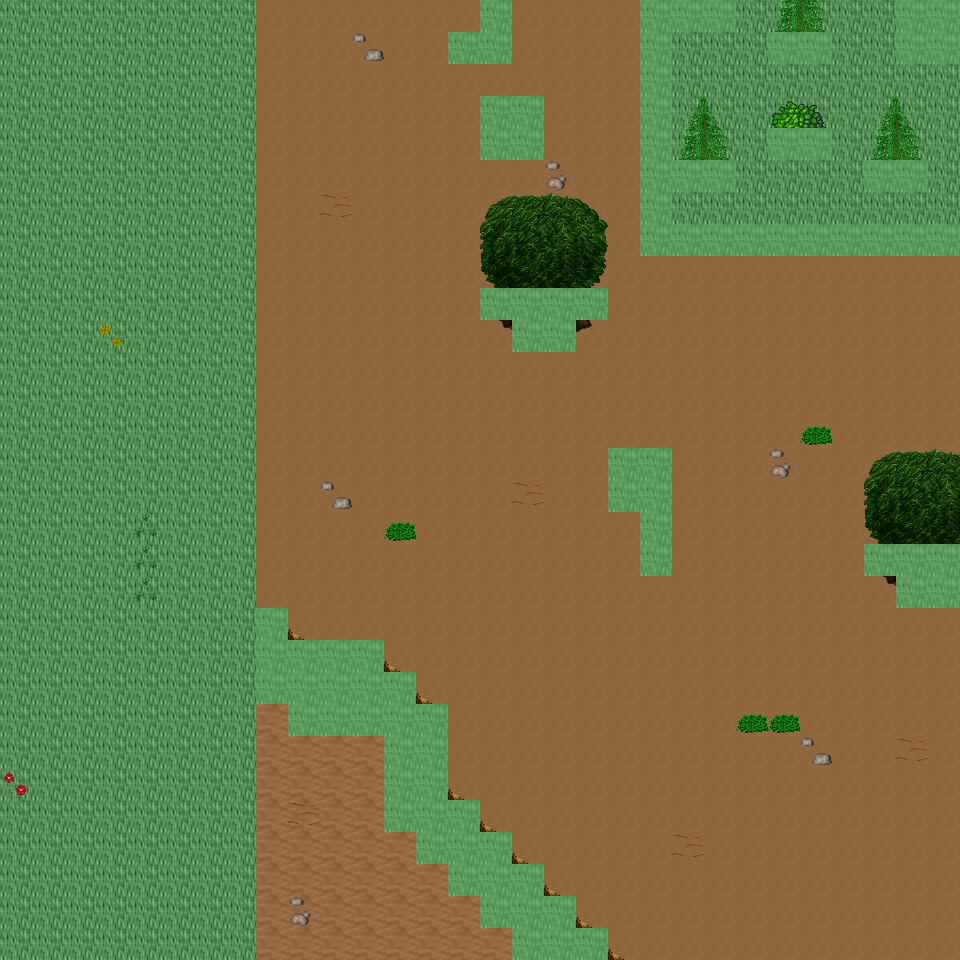

Below is a game level as drawn by its tile map, then a one-line description and the .tmx that defines it (tile-layer data replaced by summaries):
An orthogonal 30x30 tile map with 32x32 px tiles, 6 tile layers (Ground, Object, Object2, Above, ...), 37 tilesets and 6 objects (6x mapExit).

<map version="1.0" orientation="orthogonal" renderorder="right-down" width="30" height="30" tilewidth="32" tileheight="32" nextobjectid="7">
  <tileset firstgid="1" name="tileset_ground_ground" tilewidth="32" tileheight="32" tilecount="33" columns="3">
    <image source="../drawable/tileset_ground_ground.png" width="96" height="352" />
  </tileset>
  <tileset firstgid="34" name="tileset_ground_ridge_earth_dark" tilewidth="32" tileheight="32" tilecount="96" columns="12">
    <image source="../drawable/tileset_ground_ridge_earth_dark.png" width="384" height="256" />
  </tileset>
  <tileset firstgid="130" name="tileset_ground_ridge_earth_pale" tilewidth="32" tileheight="32" tilecount="96" columns="12">
    <image source="../drawable/tileset_ground_ridge_earth_pale.png" width="384" height="256" />
  </tileset>
  <tileset firstgid="226" name="tileset_ground_earth_edges" tilewidth="32" tileheight="32" tilecount="18" columns="6">
    <image source="../drawable/tileset_ground_earth_edges.png" width="192" height="96" />
  </tileset>
  <tileset firstgid="244" name="tileset_ground_rock_pebbles" tilewidth="32" tileheight="32" tilecount="3" columns="1">
    <image source="../drawable/tileset_ground_rock_pebbles.png" width="32" height="96" />
  </tileset>
  <tileset firstgid="247" name="tileset_plant_grasses" tilewidth="32" tileheight="32" tilecount="6" columns="3">
    <image source="../drawable/tileset_plant_grasses.png" width="96" height="64" />
  </tileset>
  <tileset firstgid="253" name="tileset_plant_flower_daisy_yellow" tilewidth="32" tileheight="32" tilecount="8" columns="2">
    <image source="../drawable/tileset_plant_flower_daisy_yellow.png" width="64" height="128" />
  </tileset>
  <tileset firstgid="261" name="tileset_plant_bush_bushes" tilewidth="32" tileheight="32" tilecount="10" columns="5">
    <image source="../drawable/tileset_plant_bush_bushes.png" width="160" height="64" />
  </tileset>
  <tileset firstgid="271" name="tileset_plant_flower_daisy_red" tilewidth="32" tileheight="32" tilecount="8" columns="2">
    <image source="../drawable/tileset_plant_flower_daisy_red.png" width="64" height="128" />
  </tileset>
  <tileset firstgid="279" name="tileset_plant_tree_tree_darkgreen" tilewidth="32" tileheight="32" tilecount="88" columns="8">
    <image source="../drawable/tileset_plant_tree_tree_darkgreen.png" width="256" height="352" />
  </tileset>
  <tileset firstgid="367" name="tileset_plant_flower_daisy_blue" tilewidth="32" tileheight="32" tilecount="8" columns="2">
    <image source="../drawable/tileset_plant_flower_daisy_blue.png" width="64" height="128" />
  </tileset>
  <tileset firstgid="375" name="tileset_item_corpse_skull_pale" tilewidth="32" tileheight="32" tilecount="2" columns="2">
    <image source="../drawable/tileset_item_corpse_skull_pale.png" width="64" height="32" />
  </tileset>
  <tileset firstgid="377" name="tileset_plant_vine" tilewidth="32" tileheight="32" tilecount="3" columns="1">
    <image source="../drawable/tileset_plant_vine.png" width="32" height="96" />
  </tileset>
  <tileset firstgid="380" name="tileset_plant_flower_daisy_white" tilewidth="32" tileheight="32" tilecount="8" columns="2">
    <image source="../drawable/tileset_plant_flower_daisy_white.png" width="64" height="128" />
  </tileset>
  <tileset firstgid="388" name="tileset_item_corpse_huge_animal" tilewidth="32" tileheight="32" tilecount="16" columns="2">
    <image source="../drawable/tileset_item_corpse_huge_animal.png" width="64" height="256" />
  </tileset>
  <tileset firstgid="404" name="tileset_building_fence_fence_chunky" tilewidth="32" tileheight="32" tilecount="21" columns="3">
    <image source="../drawable/tileset_building_fence_fence_chunky.png" width="96" height="224" />
  </tileset>
  <tileset firstgid="425" name="tileset_ground_eye" tilewidth="32" tileheight="32" tilecount="9" columns="3">
    <image source="../drawable/tileset_ground_eye.png" width="96" height="96" />
  </tileset>
  <tileset firstgid="434" name="tileset_logic_creature_gnome" tilewidth="32" tileheight="32" tilecount="6" columns="6">
    <image source="../drawable/tileset_logic_creature_gnome.png" width="192" height="32" />
  </tileset>
  <tileset firstgid="440" name="tileset_logic_creature_animal" tilewidth="32" tileheight="32" tilecount="32" columns="8">
    <image source="../drawable/tileset_logic_creature_animal.png" width="256" height="128" />
  </tileset>
  <tileset firstgid="472" name="tileset_logic_collision" tilewidth="32" tileheight="32" tilecount="1" columns="1">
    <image source="../drawable/tileset_logic_collision.png" width="32" height="32" />
  </tileset>
  <tileset firstgid="473" name="tileset_plant_tree_taller_trees" tilewidth="32" tileheight="32" tilecount="32" columns="8">
    <image source="../drawable/tileset_plant_tree_taller_trees.png" width="256" height="128" />
  </tileset>
  <tileset firstgid="505" name="tileset_plant_tree_spruce" tilewidth="32" tileheight="32" tilecount="6" columns="2">
    <image source="../drawable/tileset_plant_tree_spruce.png" width="64" height="96" />
  </tileset>
  <tileset firstgid="511" name="tileset_ground_blue_paving" tilewidth="32" tileheight="32" tilecount="2" columns="1">
    <image source="../drawable/tileset_ground_blue_paving.png" width="32" height="64" />
  </tileset>
  <tileset firstgid="513" name="tileset_ground_grass_edges" tilewidth="32" tileheight="32" tilecount="36" columns="12">
    <image source="../drawable/tileset_ground_grass_edges.png" width="384" height="96" />
  </tileset>
  <tileset firstgid="549" name="tileset_ground_grass_corners" tilewidth="32" tileheight="32" tilecount="24" columns="6">
    <image source="../drawable/tileset_ground_grass_corners.png" width="192" height="128" />
  </tileset>
  <tileset firstgid="573" name="tileset_logic_item_fruits" tilewidth="32" tileheight="32" tilecount="10" columns="10">
    <image source="../drawable/tileset_logic_item_fruits.png" width="256" height="64" />
  </tileset>
  <tileset firstgid="583" name="tileset_building_house_pink_blue" tilewidth="32" tileheight="32" tilecount="99" columns="11">
    <image source="../drawable/tileset_building_house_pink_blue.png" width="352" height="288" />
  </tileset>
  <tileset firstgid="682" name="tileset_building_fence_stone_fence_white" tilewidth="32" tileheight="32" tilecount="9" columns="3">
    <image source="../drawable/tileset_building_fence_stone_fence_white.png" width="96" height="96" />
  </tileset>
  <tileset firstgid="691" name="tileset_plant_tree_pine_tree" tilewidth="32" tileheight="32" tilecount="20" columns="4">
    <image source="../drawable/tileset_plant_tree_pine_tree.png" width="128" height="160" />
  </tileset>
  <tileset firstgid="711" name="tileset_furniture_chair_bench_wooden" tilewidth="32" tileheight="32" tilecount="8" columns="2">
    <image source="../drawable/tileset_furniture_chair_bench_wooden.png" width="64" height="128" />
  </tileset>
  <tileset firstgid="719" name="tileset_item_postbox" tilewidth="32" tileheight="32" tilecount="4" columns="2">
    <image source="../drawable/tileset_item_postbox.png" width="64" height="64" />
  </tileset>
  <tileset firstgid="723" name="tileset_logic_portal" tilewidth="32" tileheight="32" tilecount="24" columns="8">
    <image source="../drawable/tileset_logic_portal.png" width="256" height="96" />
  </tileset>
  <tileset firstgid="747" name="tileset_furniture_light_lamp_blue" tilewidth="32" tileheight="32" tilecount="3" columns="1">
    <image source="../drawable/tileset_furniture_light_lamp_blue.png" width="32" height="96" />
  </tileset>
  <tileset firstgid="750" name="tileset_light_dim_light_7x5" tilewidth="32" tileheight="32" tilecount="35" columns="7">
    <image source="../drawable/tileset_light_dim_light_7x5.png" width="224" height="160" />
  </tileset>
  <tileset firstgid="785" name="tileset_light_light_5x5" tilewidth="32" tileheight="32" tilecount="25" columns="5">
    <image source="../drawable/tileset_light_light_5x5.png" width="160" height="160" />
  </tileset>
  <tileset firstgid="810" name="tileset_logic_creature_reptile" tilewidth="32" tileheight="32" tilecount="7" columns="7">
    <image source="../drawable/tileset_logic_creature_reptile.png" width="224" height="32" />
  </tileset>
  <tileset firstgid="817" name="tileset_plant_bushes_and_trees" tilewidth="32" tileheight="32" tilecount="144" columns="16">
    <image source="../drawable/tileset_plant_bushes_and_trees.png" width="512" height="289" />
  </tileset>
  <layer name="Ground" width="30" height="30">
    <data>[900 cells, 900 non-empty, 3 distinct tile ids]</data>
  </layer>
  <layer name="Object" width="30" height="30">
    <data>[900 cells, 74 non-empty, 24 distinct tile ids]</data>
  </layer>
  <layer name="Object2" width="30" height="30">
    <data>[900 cells, 63 non-empty, 21 distinct tile ids]</data>
  </layer>
  <layer name="Above" width="30" height="30">
    <data>[900 cells, 37 non-empty, 20 distinct tile ids]</data>
  </layer>
  <layer name="Above2" width="30" height="30">
    <data>[900 cells, 0 non-empty, 0 distinct tile ids]</data>
  </layer>
  <layer name="Walkable" width="30" height="30">
    <data>[900 cells, 89 non-empty, 1 distinct tile ids]</data>
  </layer>
  <objectgroup name="MapEvents">
    <object id="1" name="north" type="mapExit" x="0" y="0" width="480" height="32">
      <properties>
        <property name="map" value="level_0_x89_y77" />
        <property name="x" value="0" />
        <property name="y" value="28" />
      </properties>
    </object>
    <object id="2" name="north2" type="mapExit" x="512" y="0" width="128" height="32">
      <properties>
        <property name="map" value="level_0_x89_y77" />
        <property name="x" value="16" />
        <property name="y" value="28" />
      </properties>
    </object>
    <object id="3" name="north3" type="mapExit" x="736" y="0" width="160" height="32">
      <properties>
        <property name="map" value="level_0_x89_y77" />
        <property name="x" value="23" />
        <property name="y" value="28" />
      </properties>
    </object>
    <object id="4" name="south" type="mapExit" x="0" y="928" width="512" height="32">
      <properties>
        <property name="map" value="level_0_x89_y79" />
        <property name="x" value="0" />
        <property name="y" value="1" />
      </properties>
    </object>
    <object id="5" name="south2" type="mapExit" x="608" y="928" width="352" height="32">
      <properties>
        <property name="map" value="level_0_x89_y79" />
        <property name="x" value="19" />
        <property name="y" value="1" />
      </properties>
    </object>
    <object id="6" name="west" type="mapExit" x="0" y="0" width="32" height="960">
      <properties>
        <property name="map" value="level_0_x88_y78" />
        <property name="x" value="28" />
        <property name="y" value="0" />
      </properties>
    </object>
  </objectgroup>
</map>
